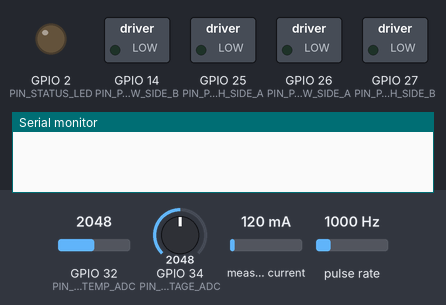
Bench run of a sketch on a simulated ESP32. Shown: switched loads named in the sketch (green lamp = pin HIGH), output pins drawn as LEDs (lit = HIGH), the last lines printed to the serial monitor. Wiring (inferred from the names in the program): pulse sensor: data GPIO 18. The inputs (shaded band) are chosen by the test bench; at power-on: GPIO 32 (PIN_NTC_TEMP_ADC) = 2048, GPIO 34 (PIN_BUS_VOLTAGE_ADC) = 2048, measured current 120 mA, pulse rate 1000 Hz (analog values on the 0–4095 scale). WiFi joins after 1.5 s; servers stay silent unless stated.

Above: at 0.0 s.
At 7.7 s:
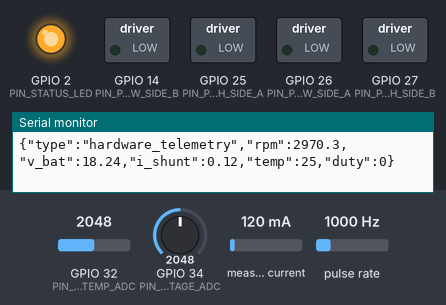
7.8 s: GPIO 32 (PIN_NTC_TEMP_ADC) set to 658
9.3 s: GPIO 32 (PIN_NTC_TEMP_ADC) set to 568
Timing chart, 0 to 12.3 s (numbered marks = the images above; inputs shaded):
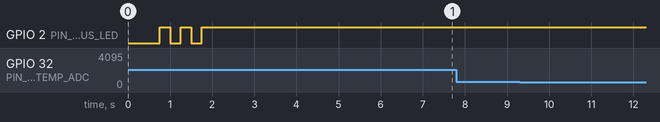

The sketch:

esp32_telemetry.ino
```cpp
/*
================================================================================
MODULE 4: EMBEDDED TELEMETRY & POWERTRAIN CONTROL FIRMWARE
Project: Real-Time Telemetry, Edge Analytics, and 3D Digital Twin
File:    esp32_telemetry.ino
Hardware Architecture:
  - Microcontroller: ESP32 DevKit V1 (Dual-Core 240 MHz)
  - Gate Drivers: BC547 NPN Inverting Gate Shifters
  - Power Switches: IRF9540N (P-Channel High-Side) & IRFZ44N (N-Channel Low-Side)
  - Telemetry: INA219 High-Side/Bidirectional Shunt & Resistor Divider
================================================================================
*/

#include <Arduino.h>
#include <WiFi.h>
#include <WebSocketsClient.h>
#include <ArduinoJson.h>
#include <Wire.h>
#include <Adafruit_INA219.h>

// =============================================================================
// PIN DEFINITIONS & HARDWARE MAPPING
// =============================================================================
// Gate Control Outputs (Driven through BC547 Level Shifters)
#define PIN_PWM_HIGH_SIDE_A   25  // Drives High-Side P-MOSFET Phase A
#define PIN_PWM_LOW_SIDE_A    26  // Drives Low-Side N-MOSFET Phase A
#define PIN_PWM_HIGH_SIDE_B   27  // Drives High-Side P-MOSFET Phase B
#define PIN_PWM_LOW_SIDE_B    14  // Drives Low-Side N-MOSFET Phase B

// Analog Sensory Telemetry Pins
#define PIN_BUS_VOLTAGE_ADC   34  // Resistor Divider (100k / 10k) to 12V DC Rail
#define PIN_SHUNT_CURRENT_ADC 35  // Fallback Analog Current Shunt Pin (0.05 Ohm)
#define PIN_NTC_TEMP_ADC      32  // 10k NTC Thermistor / Linear Temperature Sensor
#define PIN_ENCODER_A         18  // Optical / Hall Tachometer Pulse Input

// LED Telemetry Status Indicator
#define PIN_STATUS_LED         2  // Onboard Blue LED

// =============================================================================
// PWM & TIMING CONSTANTS (LEDC PERIPHERAL)
// =============================================================================
#define PWM_FREQUENCY         15000  // 15 kHz Switching Frequency
#define PWM_RESOLUTION        10     // 10-bit resolution (0 - 1023)
#define PWM_MAX_DUTY          1023
#define DEAD_TIME_TICKS       25     // ~1.6 us Dead-time protection

#define PWM_CH_HA             0
#define PWM_CH_LA             1
#define PWM_CH_HB             2
#define PWM_CH_LB             3

#define TELEMETRY_RATE_HZ     50
const unsigned long TELEMETRY_INTERVAL_MS = 1000 / TELEMETRY_RATE_HZ; // 20 ms

// =============================================================================
// NETWORK & BACKEND CONFIGURATION
// =============================================================================
const char* WIFI_SSID     = "Your_WiFi_SSID";
const char* WIFI_PASSWORD = "Your_WiFi_Password";
const char* WS_SERVER_IP  = "192.168.1.100";  // IP address of machine running server.py
const int   WS_SERVER_PORT = 8000;
const char* WS_SERVER_PATH = "/ws/telemetry";

// =============================================================================
// GLOBAL OBJECTS & STATE VARIABLES
// =============================================================================
Adafruit_INA219 ina219;
WebSocketsClient webSocket;

bool ina219_available = false;
volatile unsigned long pulse_count = 0;
unsigned long last_rpm_calc_time = 0;
float current_rpm = 0.0f;

// Operational Command Registers
enum DriveState {
  STATE_STANDBY,
  STATE_MOTORING,
  STATE_COASTING,
  STATE_REGEN_BRAKING
};

volatile DriveState drive_state = STATE_STANDBY;
volatile float target_throttle_pct = 0.0f;
volatile float target_brake_duty_pct = 0.0f;

// Telemetry Averaging Buffers
float v_bat_filtered = 12.0f;
float i_shunt_filtered = 0.0f;
float temp_c_filtered = 28.0f;
unsigned long last_telemetry_time = 0;

// =============================================================================
// INTERRUPT SERVICE ROUTINES
// =============================================================================
void IRAM_ATTR onEncoderPulse() {
  pulse_count++;
}

// =============================================================================
// GATE DRIVER LOGIC WITH DEAD-TIME INSERTION
// =============================================================================
/*
  Note on Gate Logic with BC547 NPN Inverting Level Shifters:
  - BC547 base driven HIGH -> Collector pulled to GND -> IRF9540N Gate pulled to GND (P-MOS conducts: ACTIVE ON)
  - BC547 base driven LOW  -> Collector pulled to 12V via pull-up -> IRF9540N Gate = 12V (P-MOS OFF)
  - For Low-Side IRFZ44N (N-MOS): Direct or non-inverting driver polarity is assumed.
*/
void applyHBridgeOutputs(DriveState state, float duty_pct) {
  uint32_t duty_ticks = (uint32_t)((constrain(duty_pct, 0.0f, 100.0f) / 100.0f) * PWM_MAX_DUTY);

  switch (state) {
    case STATE_MOTORING:
      // Forward Motoring: Phase A High-Side ON, Phase B Low-Side pulsed with PWM
      ledcWrite(PWM_CH_LB, 0);                 // Low-side B OFF
      delayMicroseconds(2);                    // Hardware Dead-time
      ledcWrite(PWM_CH_HA, PWM_MAX_DUTY);      // High-side A saturated ON
      ledcWrite(PWM_CH_HB, 0);                 // High-side B OFF
      ledcWrite(PWM_CH_LA, 0);                 // Low-side A OFF
      ledcWrite(PWM_CH_LB, duty_ticks);        // Modulate Phase B low-side
      break;

    case STATE_REGEN_BRAKING:
      // Inductive Boost Regeneration:
      // Both High-Side MOSFETs driven completely OFF.
      ledcWrite(PWM_CH_HA, 0);
      ledcWrite(PWM_CH_HB, 0);
      delayMicroseconds(2);                    // Dead-time clearance

      // Pulse both Low-Side switches in synchronous boost mode
      // ON phase: Inductor charges to ground.
      // OFF phase: Inductive kickback forces current up body diodes into C1 (1000uF) & 12V rail.
      ledcWrite(PWM_CH_LA, duty_ticks);
      ledcWrite(PWM_CH_LB, duty_ticks);
      break;

    case STATE_COASTING:
    case STATE_STANDBY:
    default:
      // Safe All-Off Float State
      ledcWrite(PWM_CH_HA, 0);
      ledcWrite(PWM_CH_HB, 0);
      ledcWrite(PWM_CH_LA, 0);
      ledcWrite(PWM_CH_LB, 0);
      break;
  }
}

// =============================================================================
// SENSOR TELEMETRY ACQUISITION
// =============================================================================
void readSensors() {
  // 1. Bus Voltage via 100k/10k Divider (Factor = (100k+10k)/10k = 11.0)
  // ADC full range: 3.3V / 4095 counts * 11.0 divider factor = 0.008864 V/count
  int raw_v = analogRead(PIN_BUS_VOLTAGE_ADC);
  float v_instant = (raw_v / 4095.0f) * 3.3f * 11.05f;
  v_bat_filtered = (v_bat_filtered * 0.85f) + (v_instant * 0.15f);

  // 2. Shunt Current via INA219 (or analog fallback)
  if (ina219_available) {
    float current_mA = ina219.getCurrent_mA();
    i_shunt_filtered = (i_shunt_filtered * 0.80f) + ((current_mA / 1000.0f) * 0.20f);
  } else {
    // Shunt calculation across 0.05 Ohm: V_shunt = I * 0.05 -> I = V_shunt / 0.05
    int raw_i = analogRead(PIN_SHUNT_CURRENT_ADC);
    float v_shunt = ((raw_i - 2048) / 2048.0f) * 1.65f; // Mid-rail bi-directional offset
    float i_instant = v_shunt / 0.05f;
    i_shunt_filtered = (i_shunt_filtered * 0.85f) + (i_instant * 0.15f);
  }

  // 3. Temperature via 10k NTC Divider
  int raw_temp = analogRead(PIN_NTC_TEMP_ADC);
  float v_ntc = (raw_temp / 4095.0f) * 3.3f;
  float r_ntc = (v_ntc > 0.05f) ? (10000.0f * (3.3f - v_ntc) / v_ntc) : 10000.0f;
  // Beta approximation (B = 3950, T0 = 298.15K)
  float steinhart = r_ntc / 10000.0f;
  steinhart = log(steinhart);
  steinhart /= 3950.0f;
  steinhart += 1.0f / (25.0f + 273.15f);
  float temp_c_instant = (1.0f / steinhart) - 273.15f;
  temp_c_filtered = (temp_c_filtered * 0.90f) + (temp_c_instant * 0.10f);

  // 4. Optical RPM Calculation
  unsigned long now = millis();
  unsigned long dt_rpm = now - last_rpm_calc_time;
  if (dt_rpm >= 100) { // Calculate every 100 ms
    noInterrupts();
    unsigned long pulses = pulse_count;
    pulse_count = 0;
    interrupts();

    // 20 pulses per revolution slotted flywheel
    float revs = (float)pulses / 20.0f;
    current_rpm = (revs / (dt_rpm / 60000.0f));
    last_rpm_calc_time = now;
  }
}

// =============================================================================
// WEBSOCKET EVENT HANDLER
// =============================================================================
void webSocketEvent(WStype_t type, uint8_t * payload, size_t length) {
  switch (type) {
    case WStype_DISCONNECTED:
      Serial.println("[WS] Disconnected from Telemetry Server.");
      digitalWrite(PIN_STATUS_LED, LOW);
      break;

    case WStype_CONNECTED:
      Serial.printf("[WS] Connected to Server URL: %s\n", payload);
      digitalWrite(PIN_STATUS_LED, HIGH);
      break;

    case WStype_TEXT: {
      StaticJsonDocument<256> doc;
      DeserializationError err = deserializeJson(doc, payload, length);
      if (err) return;

      const char* msg_type = doc["type"];
      if (msg_type && strcmp(msg_type, "control") == 0) {
        float throttle = doc["throttle"] | 0.0f;
        float brake = doc["brake_duty"] | 0.0f;

        target_throttle_pct = throttle;
        target_brake_duty_pct = brake;

        // Arbitration Logic: Braking takes priority over Motoring
        if (target_brake_duty_pct > 5.0f) {
          drive_state = STATE_REGEN_BRAKING;
          applyHBridgeOutputs(STATE_REGEN_BRAKING, target_brake_duty_pct);
        } else if (target_throttle_pct > 1.0f) {
          drive_state = STATE_MOTORING;
          applyHBridgeOutputs(STATE_MOTORING, target_throttle_pct);
        } else {
          drive_state = STATE_COASTING;
          applyHBridgeOutputs(STATE_COASTING, 0.0f);
        }
      }
      break;
    }

    default:
      break;
  }
}

// =============================================================================
// SETUP & INITIALIZATION
// =============================================================================
void setup() {
  Serial.begin(115200);
  delay(500);

  pinMode(PIN_STATUS_LED, OUTPUT);
  pinMode(PIN_ENCODER_A, INPUT_PULLUP);
  attachInterrupt(digitalPinToInterrupt(PIN_ENCODER_A), onEncoderPulse, RISING);

  analogReadResolution(12); // 0 - 4095 counts
  analogSetAttenuation(ADC_11db); // 0 - 3.3V range

  // Configure 15 kHz LEDC PWM Channels
  ledcSetup(PWM_CH_HA, PWM_FREQUENCY, PWM_RESOLUTION);
  ledcSetup(PWM_CH_LA, PWM_FREQUENCY, PWM_RESOLUTION);
  ledcSetup(PWM_CH_HB, PWM_FREQUENCY, PWM_RESOLUTION);
  ledcSetup(PWM_CH_LB, PWM_FREQUENCY, PWM_RESOLUTION);

  ledcAttachPin(PIN_PWM_HIGH_SIDE_A, PWM_CH_HA);
  ledcAttachPin(PIN_PWM_LOW_SIDE_A,  PWM_CH_LA);
  ledcAttachPin(PIN_PWM_HIGH_SIDE_B, PWM_CH_HB);
  ledcAttachPin(PIN_PWM_LOW_SIDE_B,  PWM_CH_LB);

  // Initialize H-Bridge to Safe Float State
  applyHBridgeOutputs(STATE_STANDBY, 0.0f);

  // Initialize I2C INA219 Sensor
  Wire.begin(21, 22);
  if (ina219.begin()) {
    ina219.setCalibration_16V_400mA();
    ina219_available = true;
    Serial.println("[✓] INA219 High-Speed Sensor Initialized.");
  } else {
    Serial.println("[!] INA219 not detected. Using calibrated analog shunt fallback.");
  }

  // Connect to WiFi
  Serial.printf("[*] Connecting to WiFi: %s\n", WIFI_SSID);
  WiFi.mode(WIFI_STA);
  WiFi.begin(WIFI_SSID, WIFI_PASSWORD);

  int wifi_attempts = 0;
  while (WiFi.status() != WL_CONNECTED && wifi_attempts < 20) {
    delay(250);
    digitalWrite(PIN_STATUS_LED, !digitalRead(PIN_STATUS_LED));
    Serial.print(".");
    wifi_attempts++;
  }

  if (WiFi.status() == WL_CONNECTED) {
    Serial.printf("\n[✓] WiFi Connected. IP: %s\n", WiFi.localIP().toString().c_str());
    digitalWrite(PIN_STATUS_LED, HIGH);

    // Initialize WebSocket Client
    webSocket.begin(WS_SERVER_IP, WS_SERVER_PORT, WS_SERVER_PATH);
    webSocket.onEvent(webSocketEvent);
    webSocket.setReconnectInterval(2000);
  } else {
    Serial.println("\n[!] WiFi connection failed. Running in Serial Telemetry mode.");
  }

  last_rpm_calc_time = millis();
  last_telemetry_time = millis();
}

// =============================================================================
// MAIN 50 HZ LOOP
// =============================================================================
void loop() {
  webSocket.loop();
  readSensors();

  unsigned long now = millis();
  if (now - last_telemetry_time >= TELEMETRY_INTERVAL_MS) {
    last_telemetry_time = now;

    // Build Outbound Telemetry JSON Packet
    StaticJsonDocument<256> doc;
    doc["type"]    = "hardware_telemetry";
    doc["rpm"]     = round(current_rpm * 10.0f) / 10.0f;
    doc["v_bat"]   = round(v_bat_filtered * 100.0f) / 100.0f;
    doc["i_shunt"] = round(i_shunt_filtered * 100.0f) / 100.0f;
    doc["temp"]    = round(temp_c_filtered * 10.0f) / 10.0f;
    doc["duty"]    = (drive_state == STATE_REGEN_BRAKING) ? target_brake_duty_pct : target_throttle_pct;

    String json_string;
    serializeJson(doc, json_string);

    // Broadcast over WebSocket if connected
    if (webSocket.isConnected()) {
      webSocket.sendTXT(json_string);
    }

    // Always mirror to Hardware USB Serial for local debugging
    Serial.println(json_string);
  }
}
```
